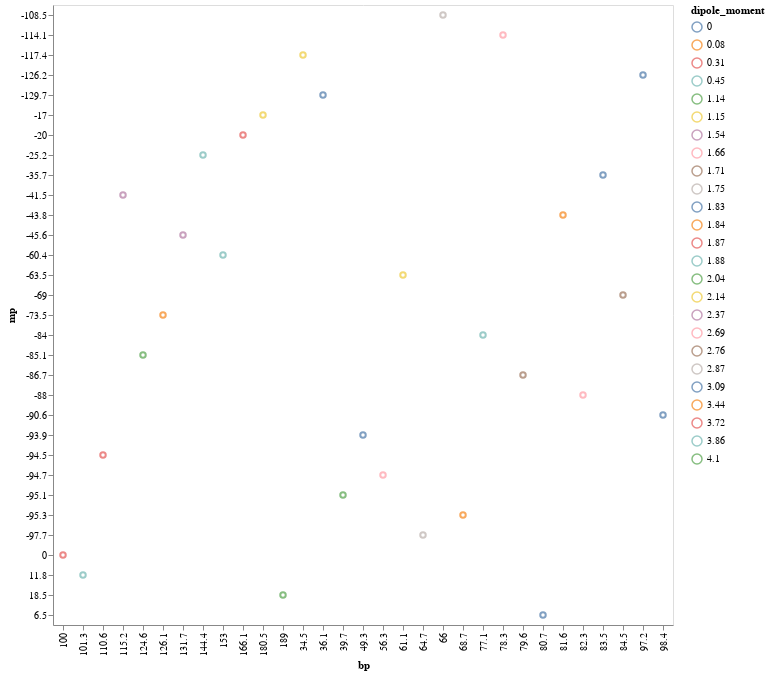

Source (notebook cell):
### Code cell
alt.Chart(solvents).mark_point().encode(
    x='bp',
    y='mp',
    color='dipole_moment:N'
)

### Figure 1 — Vega-Lite specification as saved in the notebook (floating-point values rounded to 4 significant figures)
{"config": {"view": {"continuousWidth": 300, "continuousHeight": 300}}, "data": {"name": "data-3899c88f8eaa52bb295dd57913b929c1"}, "mark": {"type": "point"}, "encoding": {"color": {"field": "dipole_moment", "type": "nominal"}, "x": {"field": "bp", "type": "nominal"}, "y": {"field": "mp", "type": "nominal"}}, "$schema": "https://vega.github.io/schema/vega-lite/v5.17.0.json", "datasets": {"data-3899c88f8eaa52bb295dd57913b929c1": [{"name": "pentane", "dipole_moment": "0", "dielectric": "1.84", "bp": "36.1", "mp": "-129.7", "water_miscibility": "not miscible"}, {"name": "cyclopentane ", "dipole_moment": "0", "dielectric": "1.97", "bp": "49.3", "mp": "-93.9", "water_miscibility": "not miscible"}, {"name": "heptane ", "dipole_moment": "0", "dielectric": "1.92", "bp": "98.4", "mp": "-90.6", "water_miscibility": "not miscible"}, {"name": "hexane ", "dipole_moment": "0.08", "dielectric": "1.88", "bp": "68.7", "mp": "-95.3", "water_miscibility": "not miscible"}, {"name": "cyclohexane ", "dipole_moment": "0", "dielectric": "2.02", "bp": "80.7", "mp": "6.5", "water_miscibility": "not miscible"}, {"name": "toluene ", "dipole_moment": "0.31", "dielectric": "2.38", "bp": "110.6", "mp": "-94.5", "water_miscibility": "not miscible"}, {"name": "O-xylene ", "dipole_moment": "0.45", "dielectric": "2.57", "bp": "144.4", "mp": "-25.2", "water_miscibility": "not miscible"}, {"name": "chlorobenzene ", "dipole_moment": "1.54", "dielectric": "5.62", "bp": "131.7", "mp": "-45.6", "water_miscibility": "not miscible"}, {"name": "O-dichlorobenzene ", "dipole_moment": "2.14", "dielectric": "9.93", "bp": "180.5", "mp": "-17", "water_miscibility": "not miscible"}, {"name": "diethyl Ether ", "dipole_moment": "1.15", "dielectric": "4.33", "bp": "34.5", "mp": "-117.4", "water_miscibility": "not miscible"}, {"name": "dichloromethane ", "dipole_moment": "1.14", "dielectric": "8.93", "bp": "39.7", "mp": "-95.1", "water_miscibility": "not miscible"}, {"name": "2-dichloroethane ", "dipole_moment": "1.83", "dielectric": "10.36", "bp": "83.5", "mp": "-35.7", "water_miscibility": "not miscible"}, {"name": "isopropanol", "dipole_moment": "1.66", "dielectric": "19.92", "bp": "82.3", "mp": "-88", "water_miscibility": "miscible"}, {"name": "n-butyl acetate ", "dipole_moment": "1.84", "dielectric": "5.01", "bp": "126.1", "mp": "-73.5", "water_miscibility": "not miscible"}, {"name": "N-propanol", "dipole_moment": "3.09", "dielectric": "20.33", "bp": "97.2", "mp": "-126.2", "water_miscibility": "miscible"}, {"name": "ethanol", "dipole_moment": "1.66", "dielectric": "24.55", "bp": "78.3", "mp": "-114.1", "water_miscibility": "miscible"}, {"name": "1,2-dimethyoxyethane", "dipole_moment": "1.71", "dielectric": "7.2", "bp": "84.5", "mp": "-69", "water_miscibility": "miscible"}, {"name": "tetrahydrofuran ", "dipole_moment": "1.75", "dielectric": "7.58", "bp": "66", "mp": "-108.5", "water_miscibility": "miscible"}, {"name": "chloroform ", "dipole_moment": "1.15", "dielectric": "4.81", "bp": "61.1", "mp": "-63.5", "water_miscibility": "not miscible"}, {"name": "ethyl acetate ", "dipole_moment": "1.88", "dielectric": "6.02", "bp": "77.1", "mp": "-84", "water_miscibility": "not miscible"}, {"name": "2-butanone", "dipole_moment": "2.76", "dielectric": "18.51", "bp": "79.6", "mp": "-86.7", "water_miscibility": "not miscible"}, {"name": "1,4-dioxane ", "dipole_moment": "0.45", "dielectric": "2.25", "bp": "101.3", "mp": "11.8", "water_miscibility": "miscible"}, {"name": "2-propanone ", "dipole_moment": "2.69", "dielectric": "20.7", "bp": "56.3", "mp": "-94.7", "water_miscibility": "miscible"}, {"name": "methanol ", "dipole_moment": "2.87", "dielectric": "32.7", "bp": "64.7", "mp": "-97.7", "water_miscibility": "miscible"}, {"name": "pridine ", "dipole_moment": "2.37", "dielectric": "12.4", "bp": "115.2", "mp": "-41.5", "water_miscibility": "miscible"}, {"name": "2-methoxyethanol ", "dipole_moment": "2.04", "dielectric": "16.93", "bp": "124.6", "mp": "-85.1", "water_miscibility": "miscible"}, {"name": "acetonitrile ", "dipole_moment": "3.44", "dielectric": "37.5", "bp": "81.6", "mp": "-43.8", "water_miscibility": "miscible"}, {"name": "N,N-dimethylformamide ", "dipole_moment": "3.86", "dielectric": "36.71", "bp": "153", "mp": "-60.4", "water_miscibility": "miscible"}, {"name": "dimethylacetamide ", "dipole_moment": "3.72", "dielectric": "37.78", "bp": "166.1", "mp": "-20", "water_miscibility": "miscible"}, {"name": "dimethyl sulfoxide ", "dipole_moment": "4.1", "dielectric": "46.68", "bp": "189", "mp": "18.5", "water_miscibility": "miscible"}, {"name": "water ", "dipole_moment": "1.87", "dielectric": "80.2", "bp": "100", "mp": "0", "water_miscibility": "miscible"}]}}
